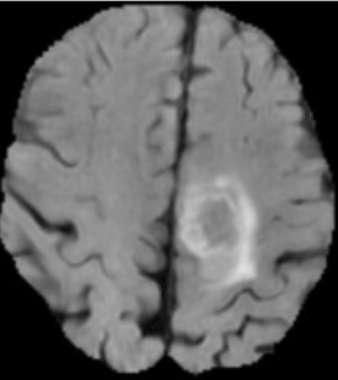
#> input picture AIP/images/flair.png, 338 x 380 px
$ jupyter execute TP3_Image_segmentation.ipynb
#> lines starting #> are read from the running program, lines starting #| are printed output that depends on the picture
[cell 1]
from skimage.segmentation import slic
from skimage.data import astronaut
import matplotlib.pyplot as plt
from skimage.segmentation import felzenszwalb
import cv2

[cell 2]
# image_path = 'images/Image3.jpg'
image_path = 'images/flair.png'
image = cv2.imread(image_path)
#> image is the input picture: shape (380, 338, 3); mean B, G, R 97.6, 97.7, 97.6
# image = cv2.resize(image, (500,500))

plt.imshow(image)
plt.show()

## SLIC

[cell 3]
n_seg = [50, 100, 200]
comps = [5, 10, 20]

fig, axs = plt.subplots(3, 3, figsize=(15, 10))

for i, n in enumerate(n_seg):
    for j, comp in enumerate(comps):
        segments = slic(image, n_segments=n, compactness=comp)

        ax = axs[i, j]
        ax.imshow(segments, cmap='gray')
        ax.set_title(f'n_segments={n}\ncompactness={comp}')
        ax.axis('off')

plt.tight_layout()
plt.show()
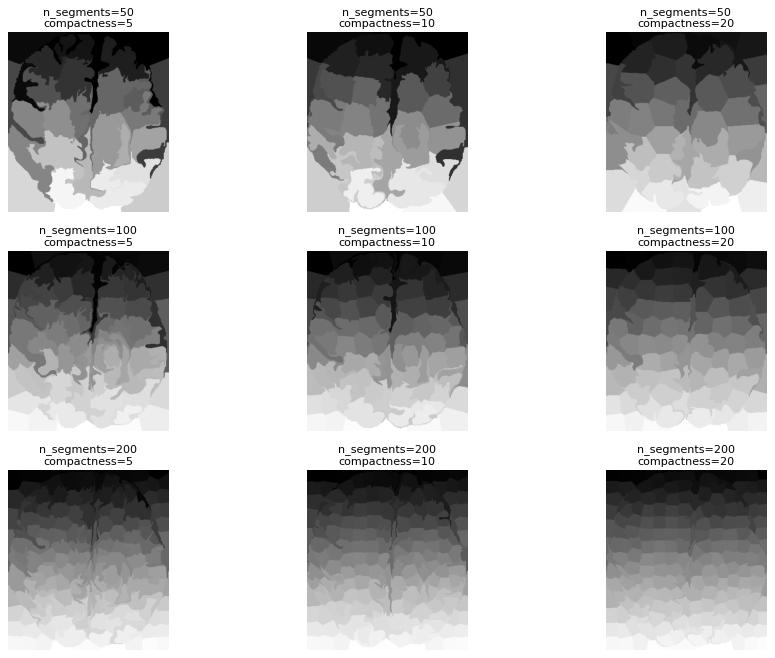
#> figure drawn by matplotlib, 9 panels

[cell 4]
segments = slic(image, n_segments=100, compactness=10)
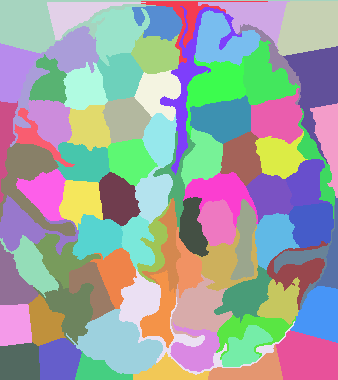
#> segments: shape (380, 338) int64; 83 distinct labels, from 1 to 83; one colour per label, 0 black

plt.imshow(segments)
plt.show()

## Felzenszwalb

[cell 5]
scales = [100, 1000, 2000]
sigmas = [0.5, 0.9, 0.99]

fig, axs = plt.subplots(3, 3, figsize=(15, 10))

for i, scale in enumerate(scales):
    for j, sigma in enumerate(sigmas):
        segments = felzenszwalb(image, scale=scale, sigma=sigma, min_size=50)

        ax = axs[i, j]
        ax.imshow(segments, cmap='gray')
        ax.set_title(f'scale={scale}\nsigma={sigma}')
        ax.axis('off')

plt.tight_layout()
plt.show()
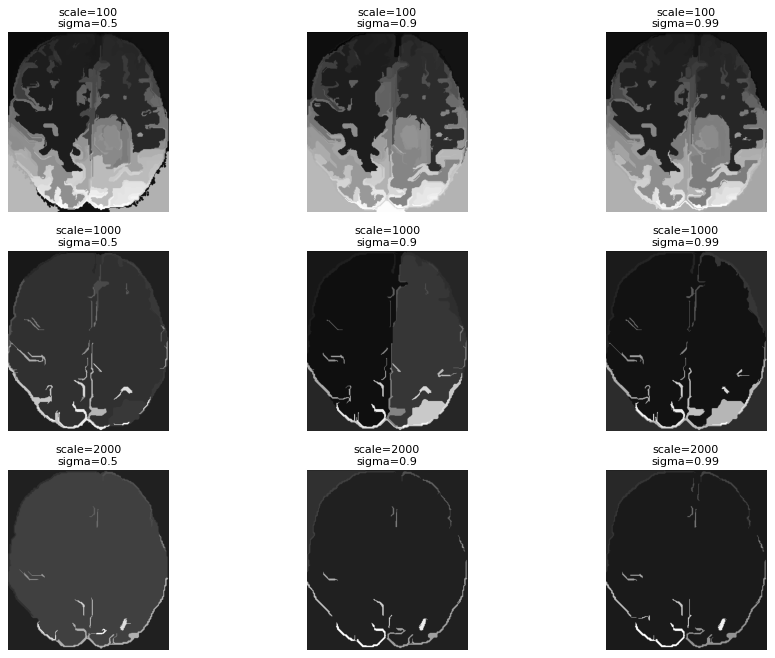
#> figure drawn by matplotlib, 9 panels

[cell 6]
import numpy as np
import matplotlib.pyplot as plt
from skimage.segmentation import felzenszwalb
from skimage.measure import regionprops
import cv2

# Assuming 'image' is already loaded
# If using a color image, we might want to convert it for display
image_rgb = image if len(image.shape) == 3 else cv2.cvtColor(image, cv2.COLOR_GRAY2RGB)

scales = [100, 1000, 2000]
sigmas = [0.5, 0.9, 0.99]

fig, axs = plt.subplots(3, 3, figsize=(15, 15))

def generate_bounding_boxes(segments):
    """Generate bounding boxes from segmentation mask"""
    boxes = []
    segment_ids = np.unique(segments)

    for seg_id in segment_ids:
        # Create binary mask for this segment
        mask = (segments == seg_id)

        # Find coordinates of the segment
        rows = np.any(mask, axis=1)
        cols = np.any(mask, axis=0)

        if np.any(rows) and np.any(cols):
            ymin, ymax = np.where(rows)[0][[0, -1]]
            xmin, xmax = np.where(cols)[0][[0, -1]]

            # Calculate area and aspect ratio for filtering
            area = (ymax - ymin) * (xmax - xmin)
            aspect_ratio = (xmax - xmin) / max(ymax - ymin, 1)

            # Filter out very small or very elongated regions
            if area > 50 and 0.2 < aspect_ratio < 5:
                boxes.append([xmin, ymin, xmax, ymax, area])

    return boxes

def non_max_suppression(boxes, overlap_thresh=0.5):
    """Apply non-maximum suppression to bounding boxes"""
    if len(boxes) == 0:
        return []

    # Convert to numpy array
    boxes = np.array(boxes)

    # Extract coordinates and scores (using area as score)
    x1 = boxes[:, 0]
    y1 = boxes[:, 1]
    x2 = boxes[:, 2]
    y2 = boxes[:, 3]
    scores = boxes[:, 4]

    # Initialize list of picked indices
    picked = []

    # Sort boxes by score (descending)
    idxs = np.argsort(scores)[::-1]

    while len(idxs) > 0:
        # Grab the highest scoring box
        i = idxs[0]
        picked.append(i)

        if len(idxs) == 1:
            break

        # Compute IoU between the picked box and the rest
        xx1 = np.maximum(x1[i], x1[idxs[1:]])
        yy1 = np.maximum(y1[i], y1[idxs[1:]])
        xx2 = np.minimum(x2[i], x2[idxs[1:]])
        yy2 = np.minimum(y2[i], y2[idxs[1:]])

        w = np.maximum(0, xx2 - xx1 + 1)
        h = np.maximum(0, yy2 - yy1 + 1)

        intersection = w * h
        area1 = (x2[i] - x1[i] + 1) * (y2[i] - y1[i] + 1)
        area2 = (x2[idxs[1:]] - x1[idxs[1:]] + 1) * (y2[idxs[1:]] - y1[idxs[1:]] + 1)

        iou = intersection / (area1 + area2 - intersection)

        # Keep boxes with IoU less than threshold
        keep_idxs = np.where(iou < overlap_thresh)[0]
        idxs = idxs[keep_idxs + 1]

    return boxes[picked]

for i, scale in enumerate(scales):
    for j, sigma in enumerate(sigmas):
        # Perform segmentation
        segments = felzenszwalb(image, scale=scale, sigma=sigma, min_size=50)

        # Generate bounding boxes from segments
        boxes = generate_bounding_boxes(segments)

        # Apply non-maximum suppression
        final_boxes = non_max_suppression(boxes, overlap_thresh=0.3)

        # Create visualization
        ax = axs[i, j]

        # Show original image with segmentation overlay
        overlay = image_rgb.copy()

        # Draw segmentation boundaries (optional)
        from skimage.segmentation import mark_boundaries
        if len(image.shape) == 3:
            overlay = mark_boundaries(overlay, segments, color=(1, 0, 0), mode='outer')

        # Draw final bounding boxes
        for box in final_boxes:
            xmin, ymin, xmax, ymax, _ = box.astype(int)
            cv2.rectangle(overlay, (xmin, ymin), (xmax, ymax), (0, 255, 0), 2)

        ax.imshow(overlay)
        ax.set_title(f'scale={scale}, sigma={sigma}\nSegments: {len(np.unique(segments))}, Boxes: {len(final_boxes)}')
        ax.axis('off')

        # Print statistics for this parameter set
        print(f"Scale={scale}, Sigma={sigma}:")
        print(f"  - Unique segments: {len(np.unique(segments))}")
        print(f"  - Initial boxes: {len(boxes)}")
        print(f"  - After NMS: {len(final_boxes)}")
        print()
#> this loop made 3 passes
#|   - Unique segments: 194
#|   - Unique segments: 156
#|   - Unique segments: 168
#|   - Unique segments: 32
#|   - Unique segments: 34
#|   - Unique segments: 29
#|   - Unique segments: 17
#|   - Unique segments: 17
#|   - Unique segments: 20
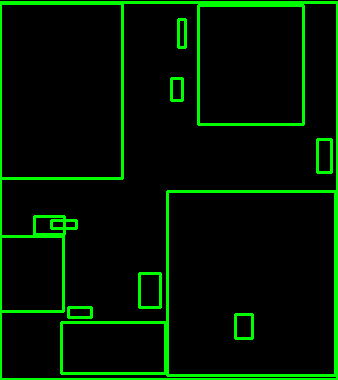
#> overlay: shape (380, 338, 3) float64; mean B, G, R 0.4, 21.8, 0.4
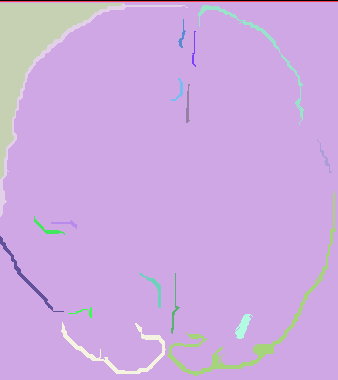
#> segments: shape (380, 338) int64; 20 distinct labels, from 0 to 19; one colour per label, 0 black

plt.tight_layout()
plt.show()
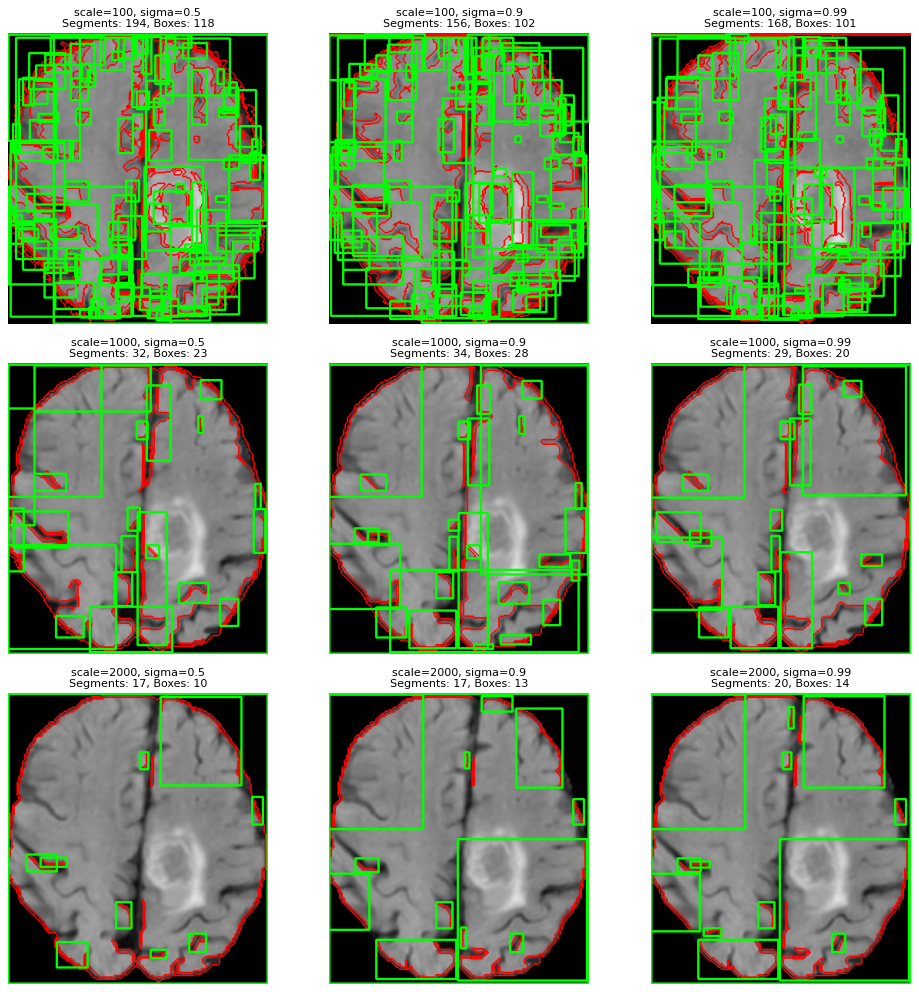
#> figure drawn by matplotlib, 9 panels

[cell 7]
segments_fz = felzenszwalb(image, scale=100, sigma=0.5, min_size=50)
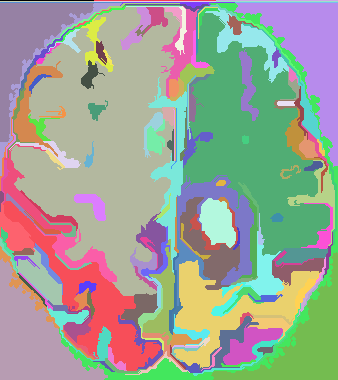
#> segments_fz: shape (380, 338) int64; 194 distinct labels, from 0 to 193; one colour per label, 0 black

plt.imshow(segments_fz)
plt.show()
